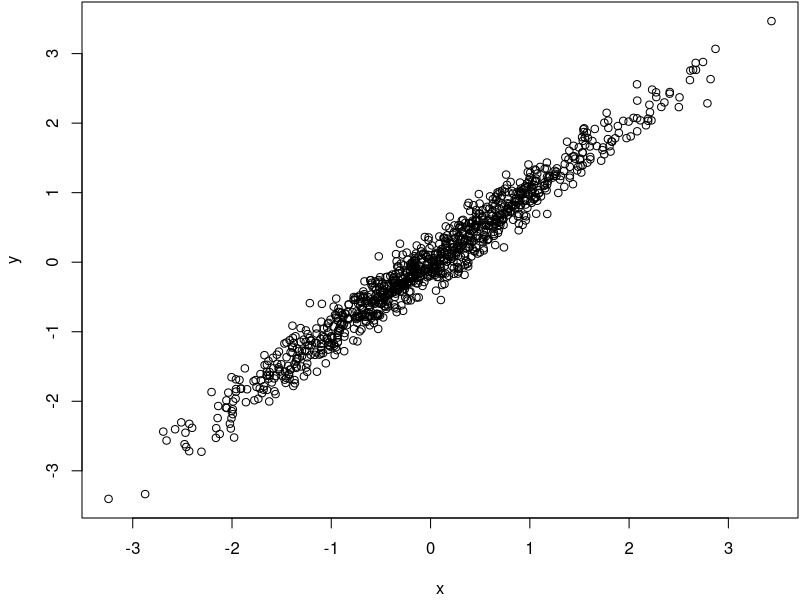

This chart was generated by the following R code:

# random x y relation
x = rnorm( n = 1000, mean = 0, sd = 1 )
noise = rnorm( n = 1000, mean = 0, sd = 0.2 )
y = x + noise

# correlation
cor(x, y)

# regression
model = lm( y ~ x )
model_coefficients = coef(model)

# r square
summary(model)$r.squared



# plot
png( "xy_scatter.png", width = 5, height = 4.5, res = 300, unit = "in" )
par(mar = c(4, 4, 0, 0) + 0.1)
plot(x, y)
dev.off()




# random x y relation
x = rnorm( n = 1000, mean = 0, sd = 1 )
noise = rnorm( n = 1000, mean = 0, sd = 1 )
y = scale( x + noise )

lm( y ~ x )
